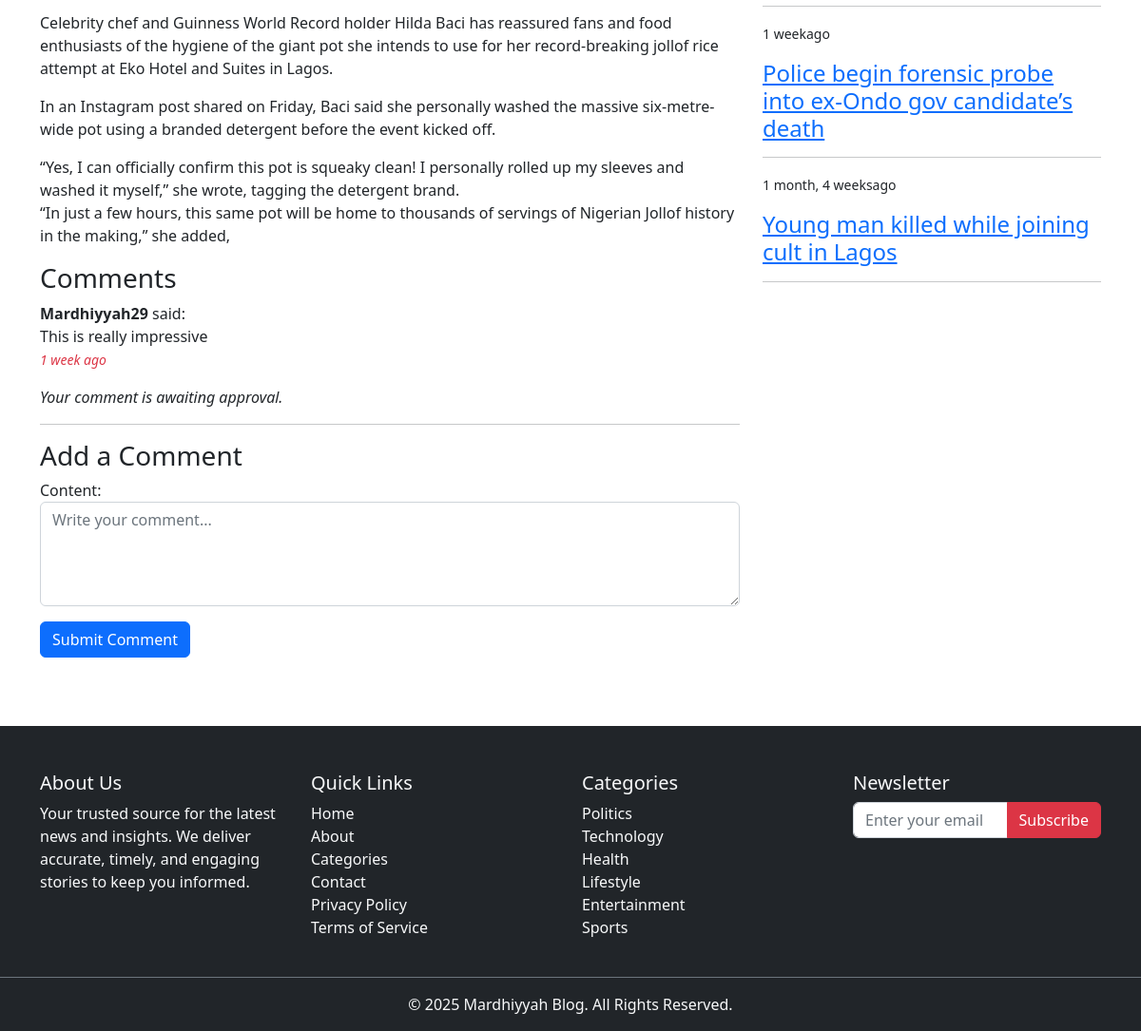
/blog/video-hilda-baci-washes-giant-pot-ahead-of-record-breaking-jollof-rice-attempt/ (lower part), run on an earlier commit of the app's database.
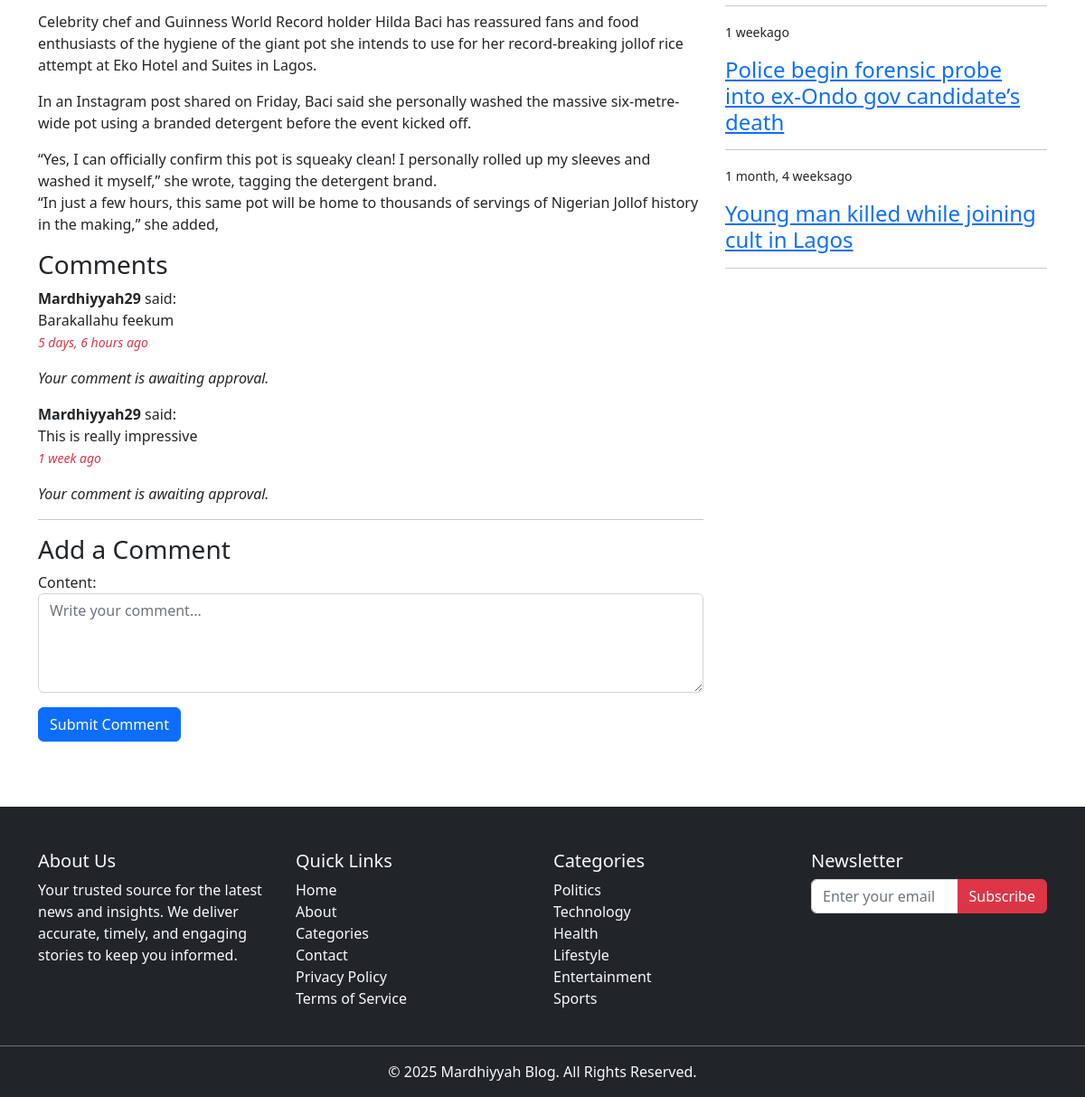
And on a later commit of the database.
### blogs/models.py (models this page shows, shortened)
class Comment(models.Model):
    article = models.ForeignKey(Blogs, on_delete=models.CASCADE, related_name='comments')
    author = models.ForeignKey(User, on_delete=models.SET_NULL,null=True, blank=True)
    content = models.TextField()
    pub_date = models.DateTimeField(auto_now_add=True)
    is_approved = models.BooleanField(default=False)

class Blogs(models.Model):
        title = models.CharField(max_length=200)
        slug=models.SlugField(max_length=100, unique=True,blank=True, null=True)
        content = models.TextField()
        image= models.ImageField(upload_to='blogs/')
        pub_date = models.DateTimeField(auto_now_add=True)
        author = models.ForeignKey(User, on_delete=models.SET_NULL, null=True)
        category = models.ForeignKey(Category, on_delete=models.SET_NULL, null=True)
        is_published = models.BooleanField(default=True)

### blogs/views.py (the view)
# urls.py: path('blog/<slug:slug>/', views.Blogs_details, name='blog'),
def Blogs_details(request, slug):
    blog = get_object_or_404(Blogs, slug=slug, is_published=True)
    related_stories = (
        Blogs.objects.filter(category=blog.category)
        .exclude(slug=slug)
        .order_by('-pub_date')[:5]
    )
    categories = Category.objects.all()
    comments = blog.comments.order_by('-pub_date')
    comment_form = CommentForm()
    return render(request, 'blogs_details.html', {
        'blog': blog,
        'categories': categories,
        'comments': comments,
        'comment_form': comment_form,
        'related_stories':related_stories
    })

### blogs/forms.py
class CommentForm(forms.ModelForm):
    class Meta:
        model = Comment
        fields = ['content']
        widgets = {
            'content': forms.Textarea(attrs={'rows': 4, 'class': 'form-control', 'placeholder': 'Write your comment...'})
        }

### blogs/models.py (called while the page is built)
    def __str__(self):
        return self.name

### templates/blogs_details.html (shortened to what this page needs)
{% extends "base.html" %}
  {% load static %}
  {% block content  %}
  <div class="container">
    <div class="row">
      <div class="col-8">
  <p>{{blog.content|linebreaks}}</p>
<h3>Comments</h3>
<div>
{% if comments %}
{% for comments in comments %}
<section>
  <p><strong>{{comments.author|default:"Anonymous"}}</strong> said:
      <br>
       {{comments.content}} <br>
    <small class="text-danger"> <em>{{comments.pub_date|timesince }} ago</em></small></p>
  {% if not comments.is_approved %}
  <p><em>Your comment is awaiting approval.</em></p>
  {% endif %}
</section>
{% endfor %}
{% else %}
<p>No comments yet. Be the first to comment!</p>
{% endif %}
</div>
  <hr>
 <h3>Add a Comment</h3>
<form method="post" action="{% url 'post_comment' blog.slug %}" class="mb-4">
    {{ comment_form.as_p }}
    <button type="submit" class="btn btn-primary">Submit Comment</button>
</form>
  </div>
  <div class="col-4">
             <div>
      {% for story in related_stories %}
      <section class="grid-items">
        <p><small>
          {{ story.pub_date|timesince }}ago
        </small></p>
    <a href="{% url 'blog' story.slug %}"><h4>{{story.title|truncatewords:"9"}}</h4></a>
    <hr>
  </section>
    {% endfor %}
    </div>
    </div>
  </div>
</div>
  <link href="https://cdn.jsdelivr.net/npm/fullcalendar@6.1.8/index.global.min.css" rel="stylesheet">
  {% endblock %}

What changed in the data, as far as the page shows it:
added Comment: author "Mardhiyyah29", content "Barakallahu feekum", pub_date "5 days, 6 hours", is_approved "Your comment is awaiting approval."
